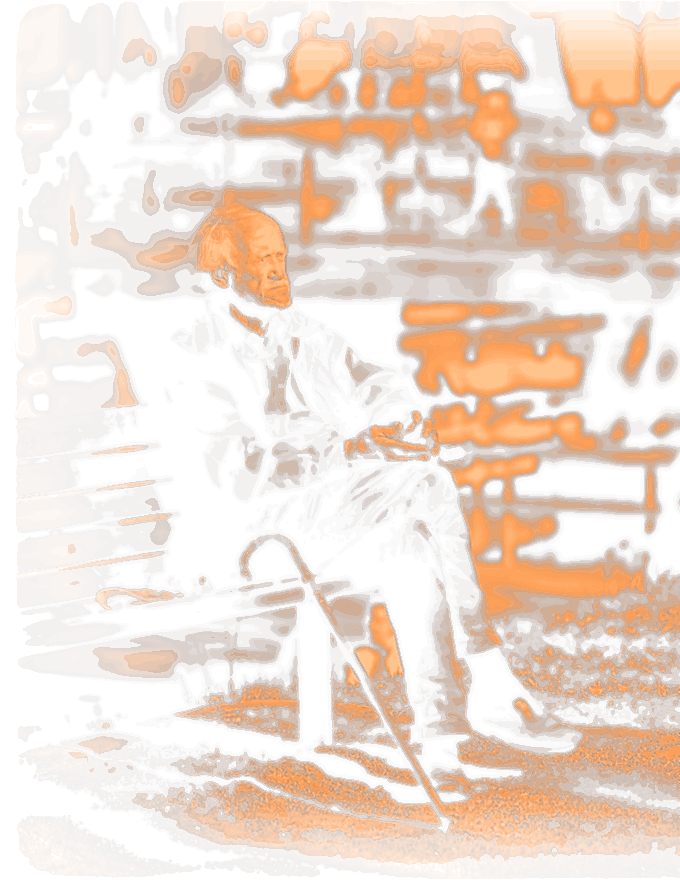
#> input picture bengala.png, 680 x 880 px
$ python tratar.py bengala.png caneta.png 1.0 1.0 1.0 1.0
#> lines starting #> are read from the running program, lines starting #| are printed output that depends on the picture
#!/usr/bin/env python3
"""Prepara uma foto para as artes @coach_neto.

Tratamento natural: a foto mantem a propria cor, com a saturacao puxada para
baixo e um leve escurecimento, para o texto poder sentar em cima. Devolve um
PNG com alfa que derrete no preto pela esquerda e nas pontas de cima e de baixo.

    python3 tratar.py entrada.jpg assets/saida.png [foco_x] [zoom] [sat] [brilho]

foco_x: 0 a 1, onde fica o centro do recorte (padrao 0.5)
zoom:   1.0 usa a altura inteira; menor aproxima (padrao 1.0)
sat:    1.0 e a cor original; 0.70 e o padrao. Baixe para 0.45 a 0.55 quando a
        foto tiver uma peca de roupa ou uma parede muito berrante.
brilho: 0.92 e o padrao. Suba um pouco em foto muito escura.
"""
import sys
import numpy as np
from PIL import Image, ImageEnhance

LARG, ALT = 680, 880
SAT, BRILHO = 0.70, 0.92


def recortar(im, foco_x=0.5, zoom=1.0):
#> called with foco_x = 1, zoom = 1
    W, H = im.size
#> W = 680; H = 880
    alt = int(H * zoom)
#> alt = 880
    larg = int(alt * LARG / ALT)
#> larg = 680
    if larg > W:
        larg, alt = W, int(W * ALT / LARG)
    x0 = int(np.clip(W * foco_x - larg / 2, 0, W - larg))
#> x0 = 0
    y0 = int(np.clip(H * 0.5 - alt / 2, 0, max(0, H - alt)))
#> y0 = 0
    return im.crop((x0, y0, x0 + larg, y0 + alt)).resize((LARG, ALT), Image.LANCZOS)
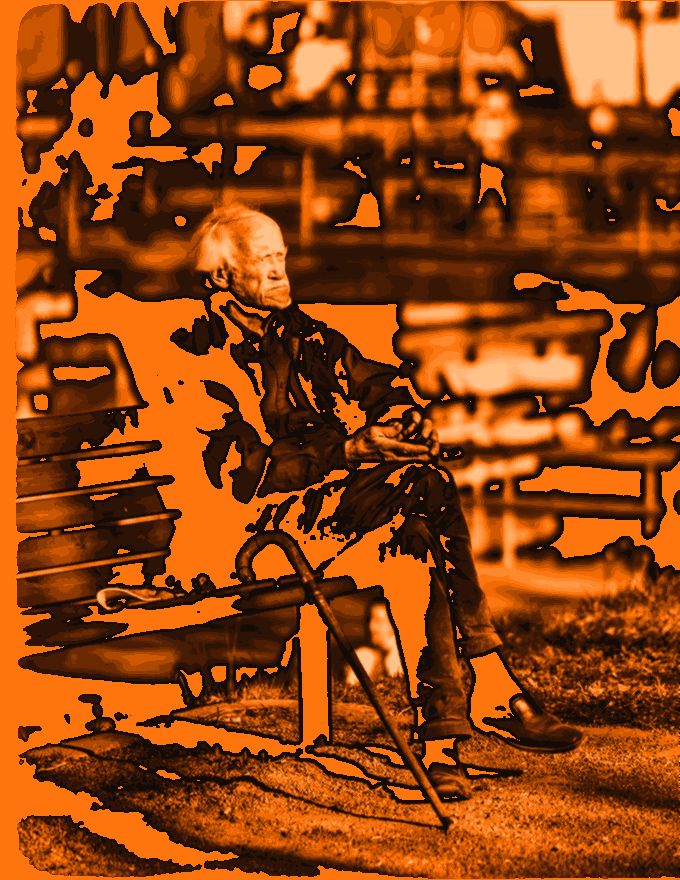
#> returned value: PIL image 680x880 RGB; mean R, G, B 145.1, 67, 12.3


def bordas(h, w):
    """Alfa: derrete pela esquerda e nas pontas de cima e de baixo."""
    xs = np.linspace(0, 1, w)[None, :]
    ys = np.linspace(0, 1, h)[:, None]
    a = np.clip((xs - 0.02) / 0.32, 0, 1) * np.ones((h, 1))
    return a * np.clip(np.minimum(ys / 0.09, (1 - ys) / 0.10), 0, 1)


def tratar(entrada, saida, foco_x=0.5, zoom=1.0, sat=SAT, brilho=BRILHO):
    im = recortar(Image.open(entrada).convert("RGB"), foco_x, zoom)
    im = ImageEnhance.Color(im).enhance(sat)
    im = ImageEnhance.Brightness(im).enhance(brilho)
    arr = np.asarray(im).astype(np.float32)
    alfa = bordas(*arr.shape[:2]) * 255
    Image.fromarray(np.dstack([arr, alfa]).astype(np.uint8), "RGBA").save(saida, optimize=True)
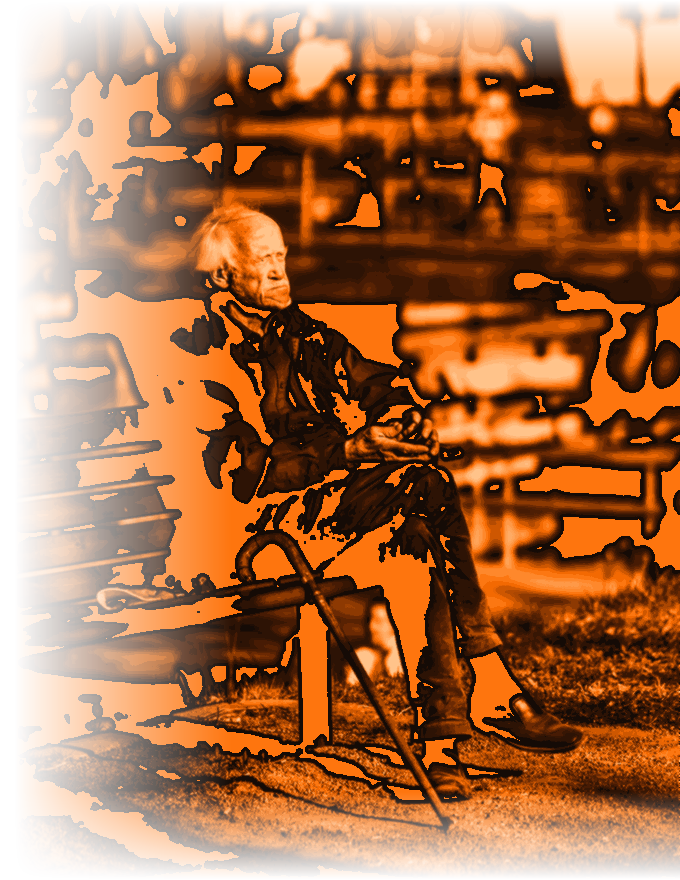
#> saved as caneta.png: PIL image 680x880 RGBA; mean R, G, B, A 145.1, 67, 12.3, 188.7; transparent parts drawn white
    print(f"{saida}  sat {sat}  brilho {brilho}")


if __name__ == "__main__":
    tratar(sys.argv[1], sys.argv[2],
           float(sys.argv[3]) if len(sys.argv) > 3 else 0.5,
           float(sys.argv[4]) if len(sys.argv) > 4 else 1.0,
           float(sys.argv[5]) if len(sys.argv) > 5 else SAT,
           float(sys.argv[6]) if len(sys.argv) > 6 else BRILHO)

$ run again, on forte.png
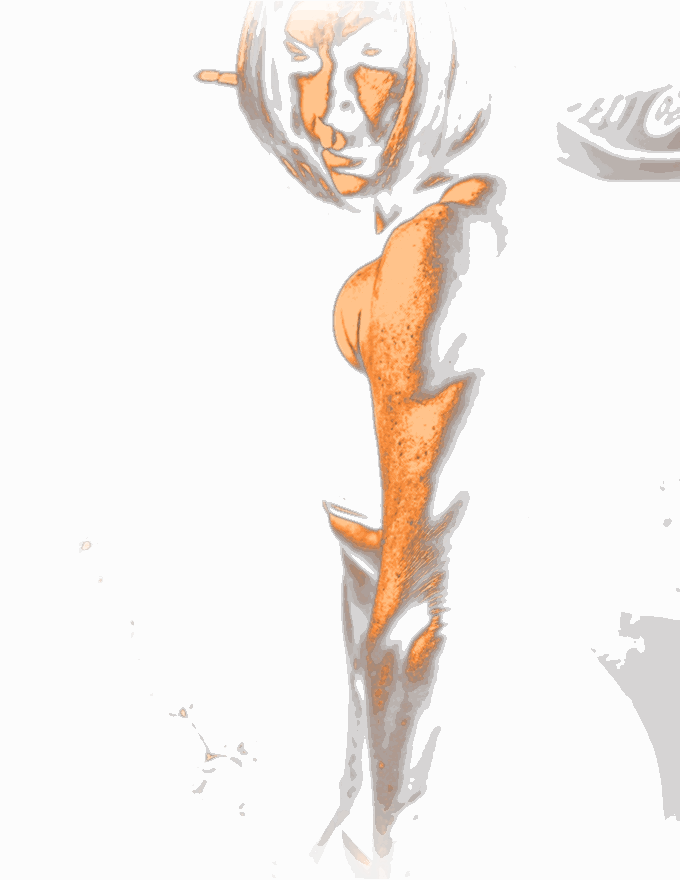
#> input picture forte.png, 680 x 880 px
#> W = 680; H = 880
#> larg = 680
#> x0 = 0
#> in recortar, `return im.crop((x0, y0, x0 + larg, y0 + alt)).resize((LARG, ALT), Imag..`:
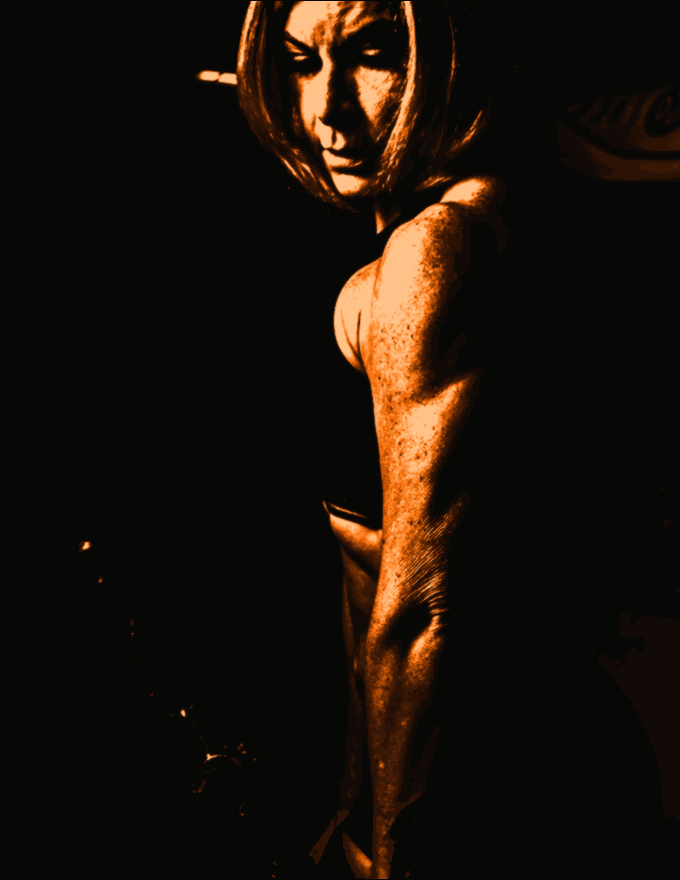
#> returned value: PIL image 680x880 RGB; mean R, G, B 25.2, 16.8, 9.9
#> in tratar, `Image.fromarray(np.dstack([arr, alfa]).astype(np.uint8), "RGBA").save(..`:
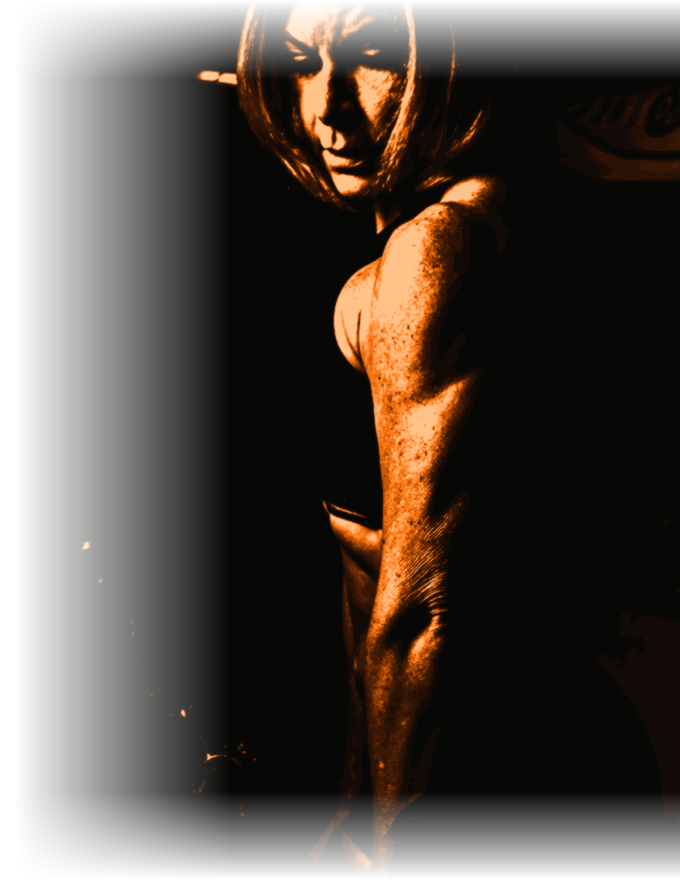
#> saved as forte.png: PIL image 680x880 RGBA; mean R, G, B, A 25.2, 16.8, 9.9, 188.7; transparent parts drawn white

$ run again, on senhora.png
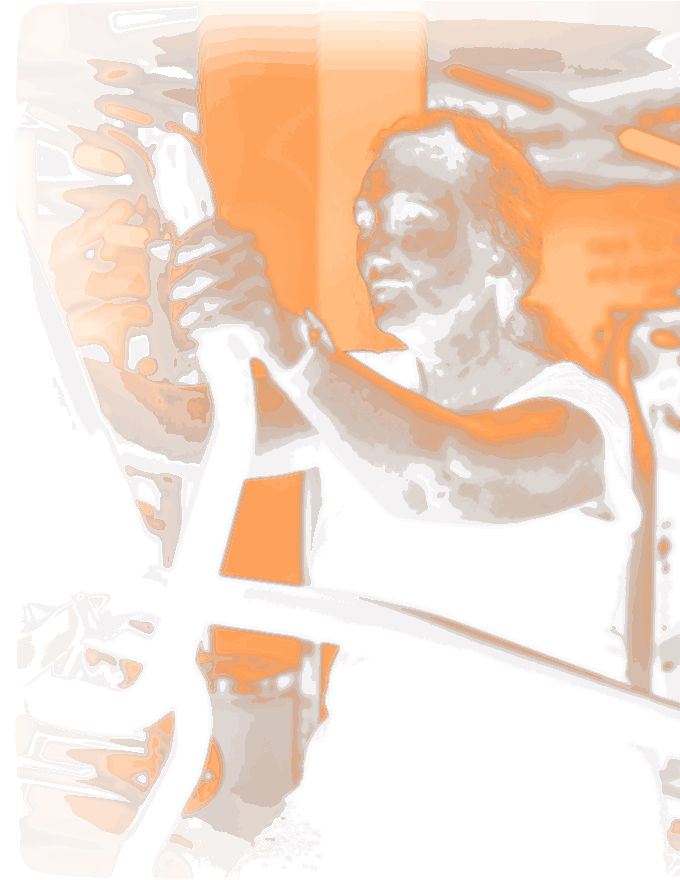
#> input picture senhora.png, 680 x 880 px
#> W = 680; H = 880
#> larg = 680
#> x0 = 0
#> in recortar, `return im.crop((x0, y0, x0 + larg, y0 + alt)).resize((LARG, ALT), Imag..`:
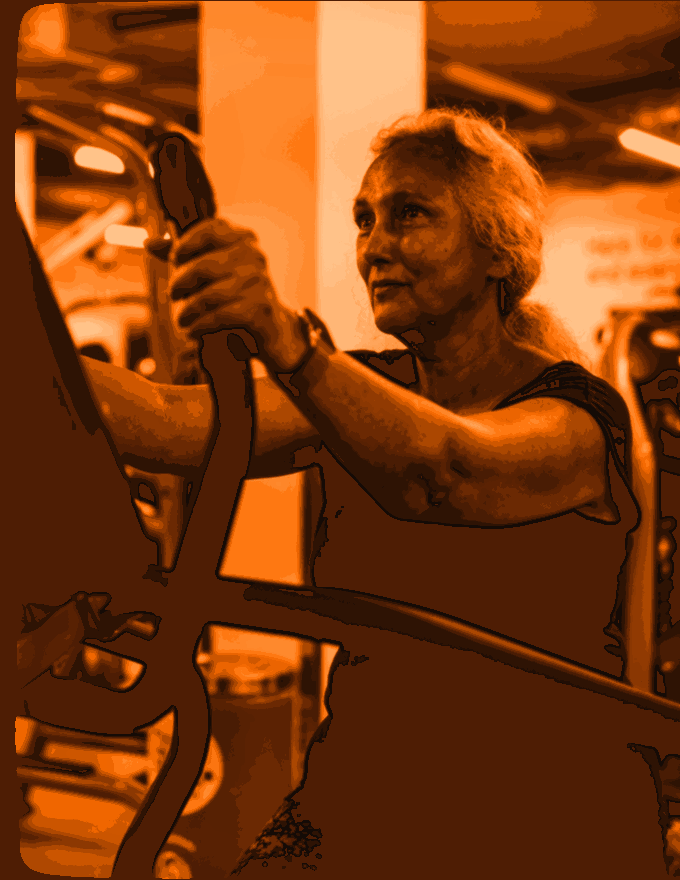
#> returned value: PIL image 680x880 RGB; mean R, G, B 125.8, 58.8, 15.1
#> in tratar, `Image.fromarray(np.dstack([arr, alfa]).astype(np.uint8), "RGBA").save(..`:
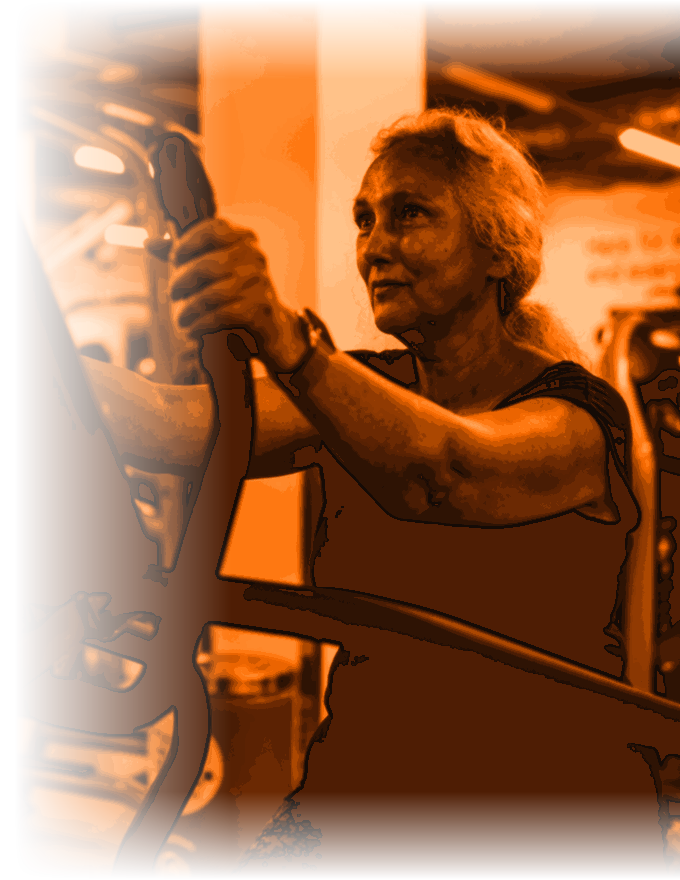
#> saved as senhora.png: PIL image 680x880 RGBA; mean R, G, B, A 125.8, 58.8, 15.1, 188.7; transparent parts drawn white
